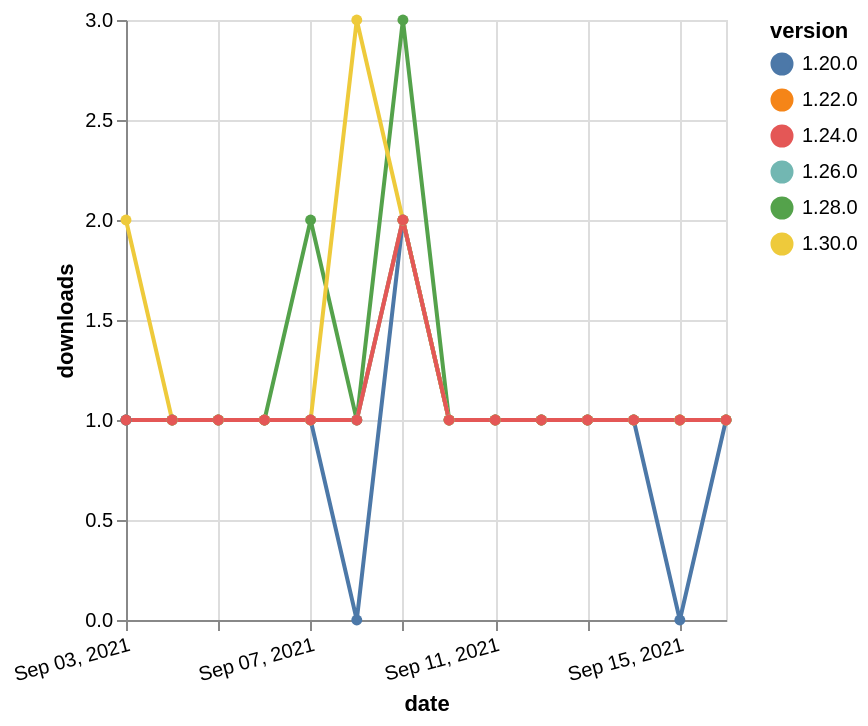

The specification (Vega-Lite) saved for this image:
### Vega-Lite specification from a JSON file in a GitHub repository (floating-point values rounded to 4 significant figures)
{"$schema": "https://vega.github.io/schema/vega-lite/v5.json", "description": "A simple bar chart with embedded data.", "data": {"values": [{"date": "2021-09-03", "total": 200, "delta": 1, "version": "1.22.0"}, {"date": "2021-09-04", "total": 201, "delta": 1, "version": "1.22.0"}, {"date": "2021-09-05", "total": 202, "delta": 1, "version": "1.22.0"}, {"date": "2021-09-06", "total": 203, "delta": 1, "version": "1.22.0"}, {"date": "2021-09-07", "total": 204, "delta": 1, "version": "1.22.0"}, {"date": "2021-09-08", "total": 205, "delta": 1, "version": "1.22.0"}, {"date": "2021-09-09", "total": 207, "delta": 2, "version": "1.22.0"}, {"date": "2021-09-10", "total": 208, "delta": 1, "version": "1.22.0"}, {"date": "2021-09-11", "total": 209, "delta": 1, "version": "1.22.0"}, {"date": "2021-09-12", "total": 210, "delta": 1, "version": "1.22.0"}, {"date": "2021-09-13", "total": 211, "delta": 1, "version": "1.22.0"}, {"date": "2021-09-14", "total": 212, "delta": 1, "version": "1.22.0"}, {"date": "2021-09-15", "total": 213, "delta": 1, "version": "1.22.0"}, {"date": "2021-09-16", "total": 214, "delta": 1, "version": "1.22.0"}, {"date": "2021-09-03", "total": 204, "delta": 1, "version": "1.28.0"}, {"date": "2021-09-04", "total": 205, "delta": 1, "version": "1.28.0"}, {"date": "2021-09-05", "total": 206, "delta": 1, "version": "1.28.0"}, {"date": "2021-09-06", "total": 207, "delta": 1, "version": "1.28.0"}, {"date": "2021-09-07", "total": 209, "delta": 2, "version": "1.28.0"}, {"date": "2021-09-08", "total": 210, "delta": 1, "version": "1.28.0"}, {"date": "2021-09-09", "total": 213, "delta": 3, "version": "1.28.0"}, {"date": "2021-09-10", "total": 214, "delta": 1, "version": "1.28.0"}, {"date": "2021-09-11", "total": 215, "delta": 1, "version": "1.28.0"}, {"date": "2021-09-12", "total": 216, "delta": 1, "version": "1.28.0"}, {"date": "2021-09-13", "total": 217, "delta": 1, "version": "1.28.0"}, {"date": "2021-09-14", "total": 218, "delta": 1, "version": "1.28.0"}, {"date": "2021-09-15", "total": 219, "delta": 1, "version": "1.28.0"}, {"date": "2021-09-16", "total": 220, "delta": 1, "version": "1.28.0"}, {"date": "2021-09-03", "total": 169, "delta": 1, "version": "1.26.0"}, {"date": "2021-09-04", "total": 170, "delta": 1, "version": "1.26.0"}, {"date": "2021-09-05", "total": 171, "delta": 1, "version": "1.26.0"}, {"date": "2021-09-06", "total": 172, "delta": 1, "version": "1.26.0"}, {"date": "2021-09-07", "total": 173, "delta": 1, "version": "1.26.0"}, {"date": "2021-09-08", "total": 174, "delta": 1, "version": "1.26.0"}, {"date": "2021-09-09", "total": 176, "delta": 2, "version": "1.26.0"}, {"date": "2021-09-10", "total": 177, "delta": 1, "version": "1.26.0"}, {"date": "2021-09-11", "total": 178, "delta": 1, "version": "1.26.0"}, {"date": "2021-09-12", "total": 179, "delta": 1, "version": "1.26.0"}, {"date": "2021-09-13", "total": 180, "delta": 1, "version": "1.26.0"}, {"date": "2021-09-14", "total": 181, "delta": 1, "version": "1.26.0"}, {"date": "2021-09-15", "total": 182, "delta": 1, "version": "1.26.0"}, {"date": "2021-09-16", "total": 183, "delta": 1, "version": "1.26.0"}, {"date": "2021-09-03", "total": 247, "delta": 1, "version": "1.20.0"}, {"date": "2021-09-04", "total": 248, "delta": 1, "version": "1.20.0"}, {"date": "2021-09-05", "total": 249, "delta": 1, "version": "1.20.0"}, {"date": "2021-09-06", "total": 250, "delta": 1, "version": "1.20.0"}, {"date": "2021-09-07", "total": 251, "delta": 1, "version": "1.20.0"}, {"date": "2021-09-08", "total": 251, "delta": 0, "version": "1.20.0"}, {"date": "2021-09-09", "total": 253, "delta": 2, "version": "1.20.0"}, {"date": "2021-09-10", "total": 254, "delta": 1, "version": "1.20.0"}, {"date": "2021-09-11", "total": 255, "delta": 1, "version": "1.20.0"}, {"date": "2021-09-12", "total": 256, "delta": 1, "version": "1.20.0"}, {"date": "2021-09-13", "total": 257, "delta": 1, "version": "1.20.0"}, {"date": "2021-09-14", "total": 258, "delta": 1, "version": "1.20.0"}, {"date": "2021-09-15", "total": 258, "delta": 0, "version": "1.20.0"}, {"date": "2021-09-16", "total": 259, "delta": 1, "version": "1.20.0"}, {"date": "2021-09-03", "total": 133, "delta": 2, "version": "1.30.0"}, {"date": "2021-09-04", "total": 134, "delta": 1, "version": "1.30.0"}, {"date": "2021-09-05", "total": 135, "delta": 1, "version": "1.30.0"}, {"date": "2021-09-06", "total": 136, "delta": 1, "version": "1.30.0"}, {"date": "2021-09-07", "total": 137, "delta": 1, "version": "1.30.0"}, {"date": "2021-09-08", "total": 140, "delta": 3, "version": "1.30.0"}, {"date": "2021-09-09", "total": 142, "delta": 2, "version": "1.30.0"}, {"date": "2021-09-10", "total": 143, "delta": 1, "version": "1.30.0"}, {"date": "2021-09-11", "total": 144, "delta": 1, "version": "1.30.0"}, {"date": "2021-09-12", "total": 145, "delta": 1, "version": "1.30.0"}, {"date": "2021-09-13", "total": 146, "delta": 1, "version": "1.30.0"}, {"date": "2021-09-14", "total": 147, "delta": 1, "version": "1.30.0"}, {"date": "2021-09-15", "total": 148, "delta": 1, "version": "1.30.0"}, {"date": "2021-09-16", "total": 149, "delta": 1, "version": "1.30.0"}, {"date": "2021-09-03", "total": 200, "delta": 1, "version": "1.24.0"}, {"date": "2021-09-04", "total": 201, "delta": 1, "version": "1.24.0"}, {"date": "2021-09-05", "total": 202, "delta": 1, "version": "1.24.0"}, {"date": "2021-09-06", "total": 203, "delta": 1, "version": "1.24.0"}, {"date": "2021-09-07", "total": 204, "delta": 1, "version": "1.24.0"}, {"date": "2021-09-08", "total": 205, "delta": 1, "version": "1.24.0"}, {"date": "2021-09-09", "total": 207, "delta": 2, "version": "1.24.0"}, {"date": "2021-09-10", "total": 208, "delta": 1, "version": "1.24.0"}, {"date": "2021-09-11", "total": 209, "delta": 1, "version": "1.24.0"}, {"date": "2021-09-12", "total": 210, "delta": 1, "version": "1.24.0"}, {"date": "2021-09-13", "total": 211, "delta": 1, "version": "1.24.0"}, {"date": "2021-09-14", "total": 212, "delta": 1, "version": "1.24.0"}, {"date": "2021-09-15", "total": 213, "delta": 1, "version": "1.24.0"}, {"date": "2021-09-16", "total": 214, "delta": 1, "version": "1.24.0"}]}, "width": "container", "mark": {"type": "line", "point": {"filled": true}}, "encoding": {"x": {"field": "date", "type": "temporal", "timeUnit": "yearmonthdate", "title": "date", "axis": {"labelAngle": -15}}, "y": {"field": "delta", "type": "quantitative", "title": "downloads"}, "color": {"field": "version", "type": "nominal"}, "tooltip": {"field": "delta"}}}
